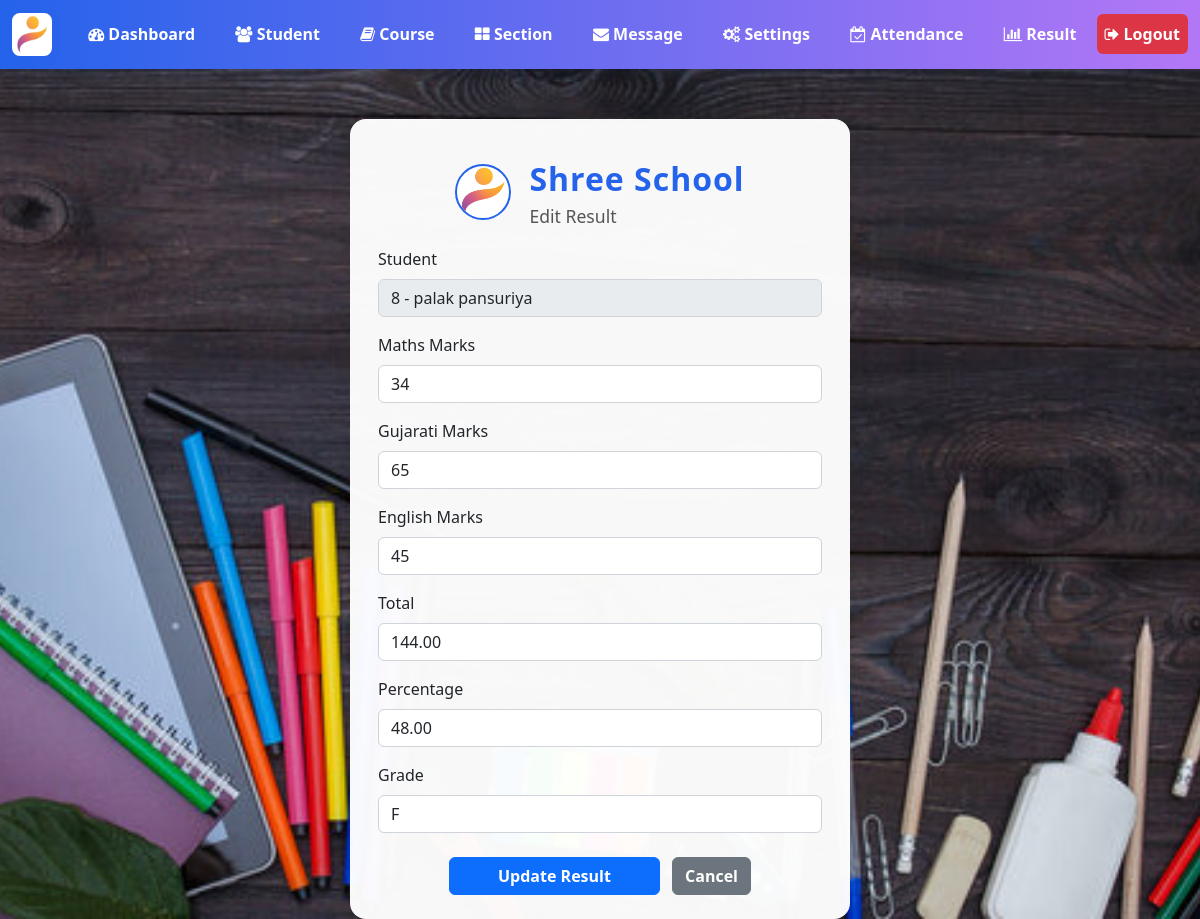
The app's page /admin/result-edit.php?id=3 (signed in), older data.
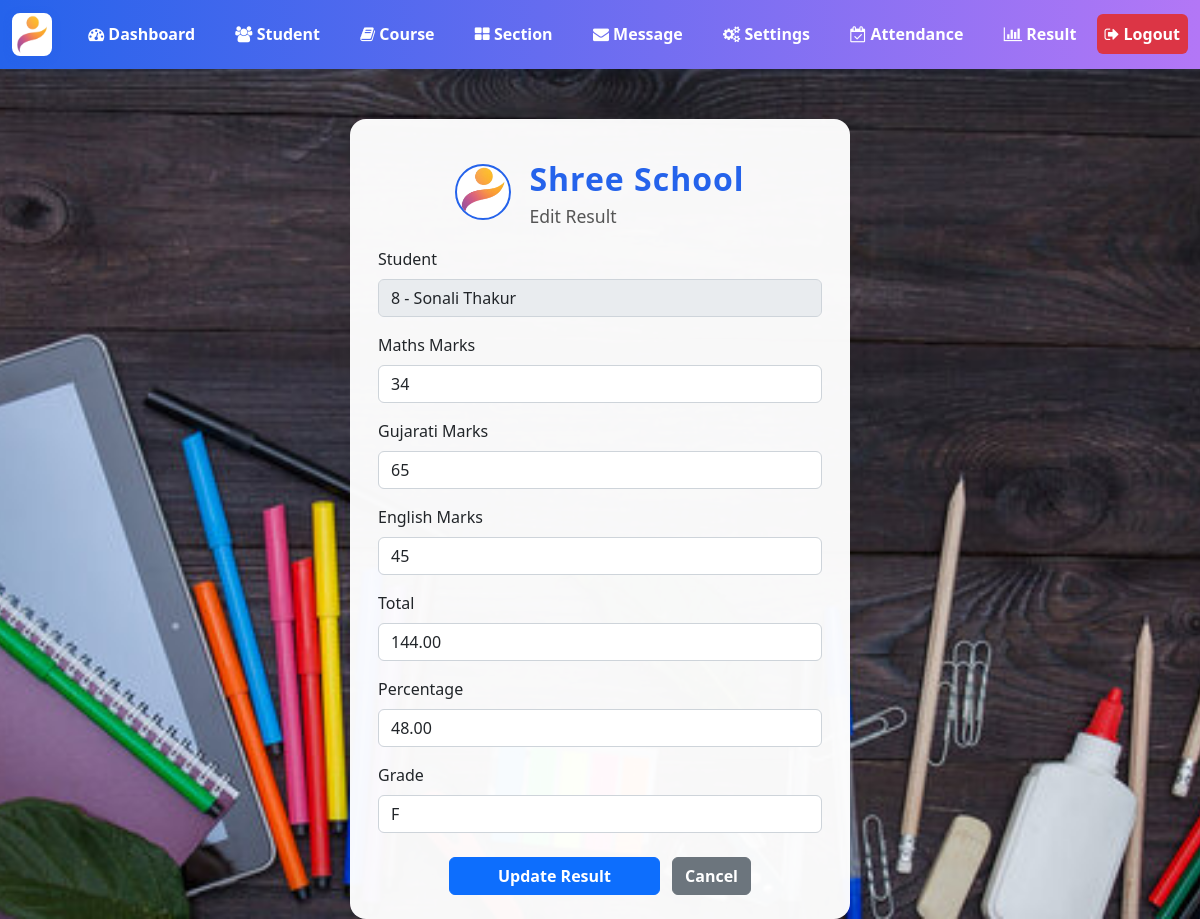
The same page, newer data.
### tables this page shows
CREATE TABLE `students` (
  `student_id` int(11) NOT NULL,
  `roll_no` varchar(20) DEFAULT NULL,
  `username` varchar(127) NOT NULL,
  `password` varchar(255) NOT NULL,
  `fname` varchar(127) NOT NULL,
  `lname` varchar(255) NOT NULL,
  `section` int(11) NOT NULL,
  `address` varchar(31) NOT NULL,
  `gender` varchar(7) NOT NULL,
  `caste` varchar(127) NOT NULL,
  `mobile_number` varchar(20) NOT NULL,
  `email_address` varchar(255) NOT NULL,
  `date_of_birth` date NOT NULL,
  `date_of_joined` timestamp NULL DEFAULT current_timestamp(),
  `parent_fname` varchar(127) NOT NULL,
  `parent_lname` varchar(127) NOT NULL,
  `parent_phone_number` varchar(31) NOT NULL
);

### admin/result-edit.php (the view, shortened to what this page needs)
<?php
include '../DB_connection.php';
$id = $_GET['id'];
$stmt = $conn->prepare("SELECT * FROM result WHERE result_id=?");
$stmt->execute([$id]);
$result = $stmt->fetch(PDO::FETCH_ASSOC);
$stu_stmt = $conn->prepare("SELECT student_id, fname, lname FROM students WHERE student_id=?");
$stu_stmt->execute([$result['student_id']]);
$student = $stu_stmt->fetch(PDO::FETCH_ASSOC);
?>
<!DOCTYPE html>
<html>
<head>
    <link rel="stylesheet" href="https://cdn.jsdelivr.net/npm/bootstrap@5.2.0/dist/css/bootstrap.min.css">
    <link rel="stylesheet" href="../css/style.css">
    <link rel="stylesheet" href="https://cdnjs.cloudflare.com/ajax/libs/font-awesome/4.7.0/css/font-awesome.min.css">
</head>
<body>
<?php include "inc/navbar.php"; ?>
<div class="result-edit-card">
    <div class="school-header">
        <img src="../logo2.png" alt="Shree School Logo">
        <div>
            <div class="school-title">Shree School</div>
            <div style="font-size:1.1rem;color:#555;">Edit Result</div>
        </div>
    </div>
    <form method="post" action="req/result-edit.php" oninput="updateTotalAndPercentage()">
        <div class="mb-3">
            <label class="form-label">Student</label>
            <input type="text" class="form-control" value="<?= htmlspecialchars($student['student_id'].' - '.$student['fname'].' '.$student['lname']) ?>" disabled>
        </div>
        <div class="mb-3">
            <label class="form-label">Maths Marks</label>
            <input type="number" step="0.01" name="maths" class="form-control" value="<?= htmlspecialchars($result['maths']) ?>" required>
        </div>
        <div class="mb-3">
            <label class="form-label">Gujarati Marks</label>
            <input type="number" step="0.01" name="gujarati" class="form-control" value="<?= htmlspecialchars($result['gujarati']) ?>" required>
        </div>
        <div class="mb-3">
            <label class="form-label">English Marks</label>
            <input type="number" step="0.01" name="english" class="form-control" value="<?= htmlspecialchars($result['english']) ?>" required>
        </div>
        <div class="mb-3">
            <label class="form-label">Total</label>
            <input type="text" id="total" class="form-control" value="<?= htmlspecialchars($result['total']) ?>" readonly>
        </div>
        <div class="mb-3">
            <label class="form-label">Percentage</label>
            <input type="text" id="percentage" class="form-control" value="<?= htmlspecialchars($result['percentage']) ?>" readonly>
        </div>
        <div class="mb-3">
            <label class="form-label">Grade</label>
            <input type="text" id="grade" class="form-control" value="<?= htmlspecialchars($result['grade']) ?>" readonly>
        </div>
        <div class="text-center mt-4">
            <button type="submit" class="btn btn-primary px-5">Update Result</button>
            <a href="result.php" class="btn btn-secondary ms-2">Cancel</a>
        </div>
    </form>
</div>
</body>
</html>

Row changes from the older to the newer data that the page shows:
changed students: student_id+fname+lname "8 - palak pansuriya" → "8 - Sonali Thakur"
